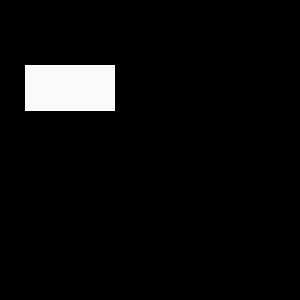
Frame 1 (no input)
Frame 60 (the mouse pressed at the canvas centre just before this capture): identical to frame 1, image omitted
Frame 120 (the mouse held since frame 60 and released just before this capture): identical to frame 1, image omitted

The Processing sketch that drew this single still picture (run headless with seeded random() and noise(); from frame 60 on, the mouse is pressed at the canvas centre):

// Processing sketch: processing_172174
// ── processing_172174.pde

void setup(){  //setup function called initially, only once

size(300,300);
background(0);
}

void draw () {  //draw function loops 
 
 fill(250);
 stroke(255);

 rect(25,65,89,45);

}                                                                                                                                    
